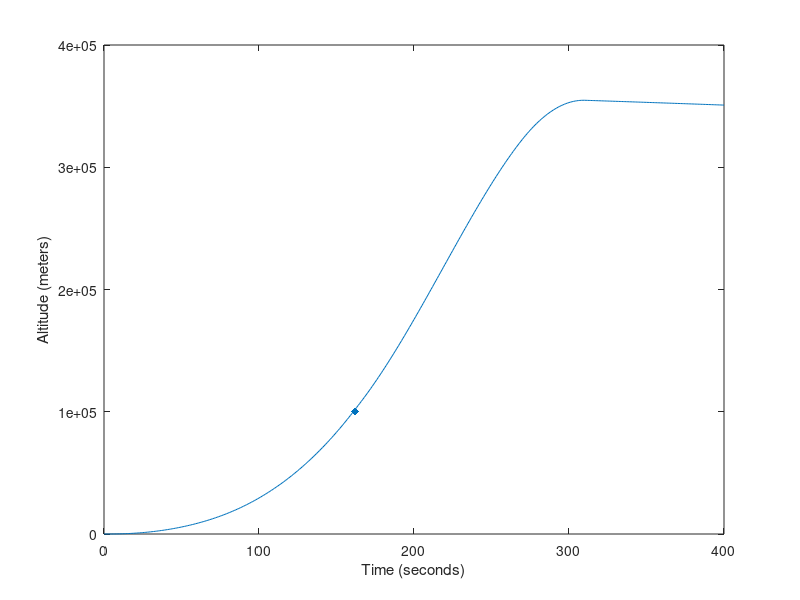
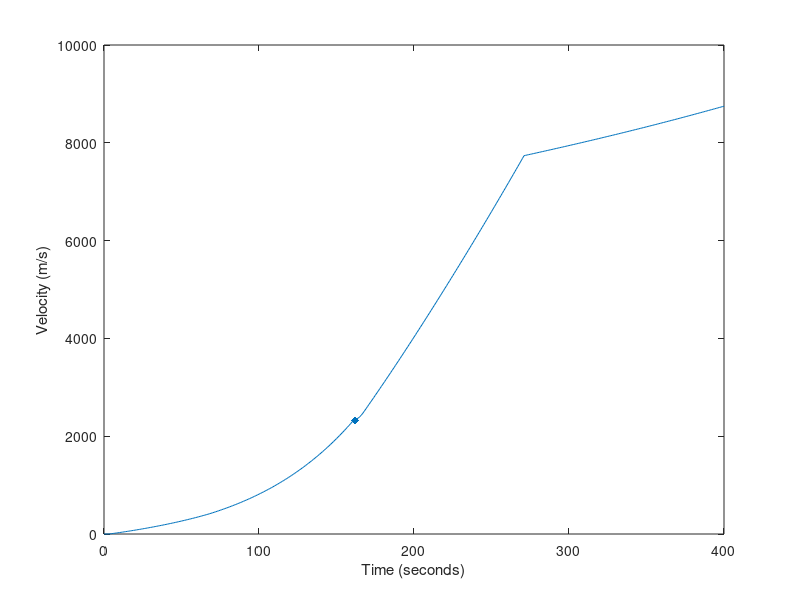
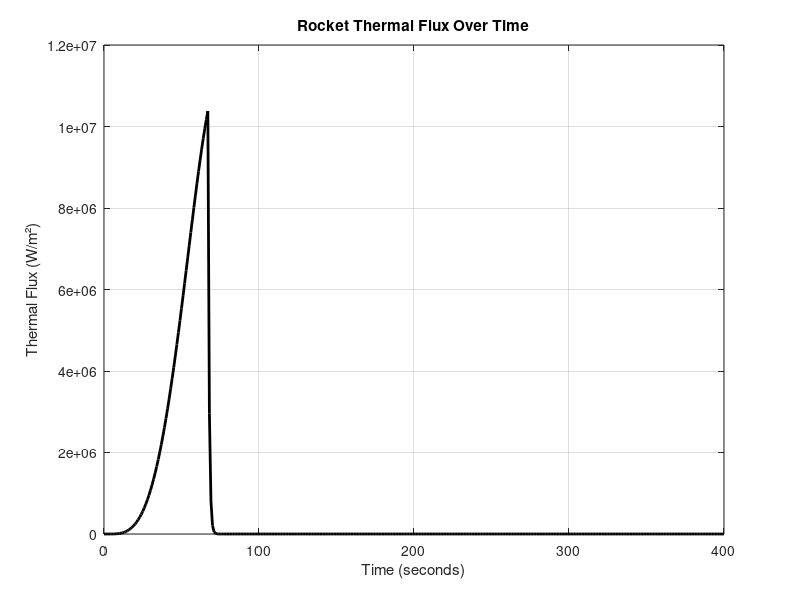

These charts were generated, in order, by the following MATLAB code:
clear
clc
close all

%rocket parameters
m = 549054; %kg
mb = 22000; %booster mass
thrust = (7600-6000).*1000; %kn.*10000
thrust0 = thrust;
ff = 2200; %fuel flow in kg/s
jettison_point = 162; % in seconds
Area = 10; %cross-section of the rocket

%Earth parameters
g = 9.81; %Earth accel
rho = 1.225; %density MSL
G = m.*g; % Weight formula
Re = 6371000; % m (Earth radius)
CD = 0.85; %coeff of drag
H = 8500; % m (scale height for atmosphere)
G_const = 6.674e-11; % Gravitational constant
M_earth = 5.972e24; % Mass of Earth in kg


%Gravity turn
theta = 0;
orbital_inclination_target = 90;
inclination_rate = 0.3;

%simulation parameters & initial state
dt = 1; %time increment in s
total_time = 400;
t = 0:dt:total_time;
num_steps = length(t); % Number of simulation steps
v = zeros(1, length(t)); %m/s
vy = 0; % vertical speed
drag_force = 1/2.*rho.*v(1)^2.*CD.*Area;
altitude = zeros(1, length(t)); % meters
thermal_flux = zeros(1, num_steps); % Thermal flux (W/m²)


for i = 1:length(t)
    %Thrust spool up
    if thrust < 7600*1000
        thrust = thrust+1000*1000;
    end

    %accel calculation
    a = (thrust - G - drag_force)/m;
    if a<0
        a = 0;
    end
    tana = a .* cosd(theta); % vertical acceleration
    
    %relative velocity increase
    if i > 1
        v(i) = v(i-1)+a;
    else
        v(i) = a;
    end

    %vertical velocity increase
    % vy = vy + tana;
    vy = v(i) .* cosd(theta);

    %mass depletion
    m = m-ff;

    % display(a);
    % display(thrust);
    % display(drag_force)

    %opposing forces update
    G = m.*g;
    drag_force = 1/2.*rho.*v(i)^2.*CD.*Area;

    %altitude increase
    if i > 1
        altitude(i) = altitude(i-1) + vy;
    else
        altitude(i) = vy;
    end
    h = altitude(i);

    %Gravity turn evolution
    if theta < orbital_inclination_target && i > 10
        theta = theta+inclination_rate;
    end

    %jettisoning
    if i == jettison_point
        m = m-mb;
        thrust0 = 981.*1000;
        thrust = 981.*1000;
        ff = ff/9;
    end


    % **Thermal Flux Calculation**
    % Using the empirical formula: q = 0.5 * rho * v^3 * CD
    thermal_flux(i) = 0.5 * rho * v(i)^3 * CD; % Thermal flux (W/m²)

    % Update atmospheric density and gravity
    h = altitude(i);
    if altitude < 11000
        rho = 1.225 * (1 - 0.0000226*h).^4.255;
    else
        rho = rho * exp(-h / H);
    end
    g = g * (Re / (Re + h))^2;

       % Orbital velocity calculation
    r = Re + altitude(i); % Current radius (Earth + altitude)
    v_orbital_required = sqrt(G_const * M_earth / r); % Orbital velocity
    
    %Check orbital insertion
    if altitude(i) > 200e3 && v(i) >= v_orbital_required % Minimum 200 km altitude
        orbital_insertion = true;
        fprintf('Orbital insertion achieved at t = %d seconds\n', t(i));
        fprintf('Altitude: %.2f km\n', altitude(i)/1000);
        fprintf('Velocity: %.2f m/s\n', v(i));
        thrust = 0;
    else
        fprintf('Failure after orbital insertion');
    end

end
disp(m)

figure
plot(t, altitude);
xlabel("Time (seconds)");
ylabel("Altitude (meters)");
hold on 
scatter(jettison_point, altitude(jettison_point), "filled", "d")
hold off

figure
plot(t, v);
xlabel("Time (seconds)");
ylabel("Velocity (m/s)");
hold on 
scatter(jettison_point, v(jettison_point), "filled", "d")
hold off

% Plot Thermal Flux vs. Time
figure
plot(t, thermal_flux, 'k', 'LineWidth', 2);
xlabel('Time (seconds)');
ylabel('Thermal Flux (W/m²)');
title('Rocket Thermal Flux Over Time');
grid on;
